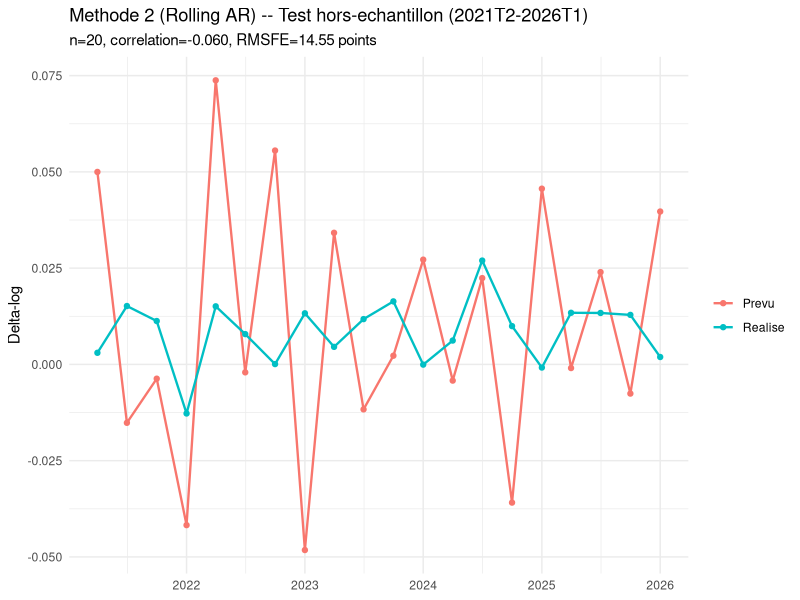

Recreate this plot in R.
# ==============================================================================
# 03_test_hors_echantillon.R
#
# Methode 2 -- Test hors-echantillon, EXACTEMENT la meme fenetre que le
# Modele 1 (2021T2-2026T1, 20 trimestres jamais vus par aucune estimation),
# pour une comparaison directe et rigoureuse entre les deux methodes.
#
# ENTREE : resultats/PIB_agrege_AR.csv (script 02)
# SORTIE : resultats/metriques_test_AR.csv, figures/test_hors_echantillon_AR.png
# ==============================================================================

suppressPackageStartupMessages({ library(dplyr); library(readr); library(ggplot2); library(tidyr) })

DATE_DEBUT_TEST <- as.Date("2021-04-01")
DATE_FIN_TEST   <- as.Date("2026-01-01")

resultat <- read_csv("resultats/PIB_agrege_AR.csv", show_col_types = FALSE)
resultat$Date <- as.Date(resultat$Date)

resultat_test <- resultat %>% filter(Date >= DATE_DEBUT_TEST, Date <= DATE_FIN_TEST,
                                       !is.na(PIB_agrege_AR), !is.na(Realise))

pib_prevu_annualise <- 100*((exp(resultat_test$PIB_agrege_AR))^4 - 1)
pib_realise_annualise <- 100*((exp(resultat_test$Realise))^4 - 1)
rmsfe <- sqrt(mean((pib_prevu_annualise - pib_realise_annualise)^2))
corr_test <- cor(resultat_test$PIB_agrege_AR, resultat_test$Realise)

cat(sprintf("RESULTAT DU TEST HORS-ECHANTILLON (Methode 2, Rolling AR) :\n"))
cat(sprintf("  n = %d trimestres\n", nrow(resultat_test)))
cat(sprintf("  Correlation = %.3f\n", corr_test))
cat(sprintf("  RMSFE (croissance annualisee) = %.2f points\n", rmsfe))

write_csv(data.frame(n = nrow(resultat_test), correlation = corr_test, RMSFE = rmsfe),
          "resultats/metriques_test_AR.csv")

df_fig <- resultat_test %>% select(Date, Prevu = PIB_agrege_AR, Realise) %>%
  pivot_longer(cols = c(Prevu, Realise), names_to = "serie", values_to = "valeur")
p <- ggplot(df_fig, aes(x = Date, y = valeur, color = serie)) + geom_line(linewidth = 0.8) + geom_point(size = 1.5) +
  labs(title = "Methode 2 (Rolling AR) -- Test hors-echantillon (2021T2-2026T1)",
       subtitle = sprintf("n=%d, correlation=%.3f, RMSFE=%.2f points", nrow(resultat_test), corr_test, rmsfe),
       x = NULL, y = "Delta-log", color = NULL) + theme_minimal(base_size = 11)
ggsave("figures/test_hors_echantillon_AR.png", p, width = 9, height = 4.5, dpi = 150)

cat("\nTermine.\n")
